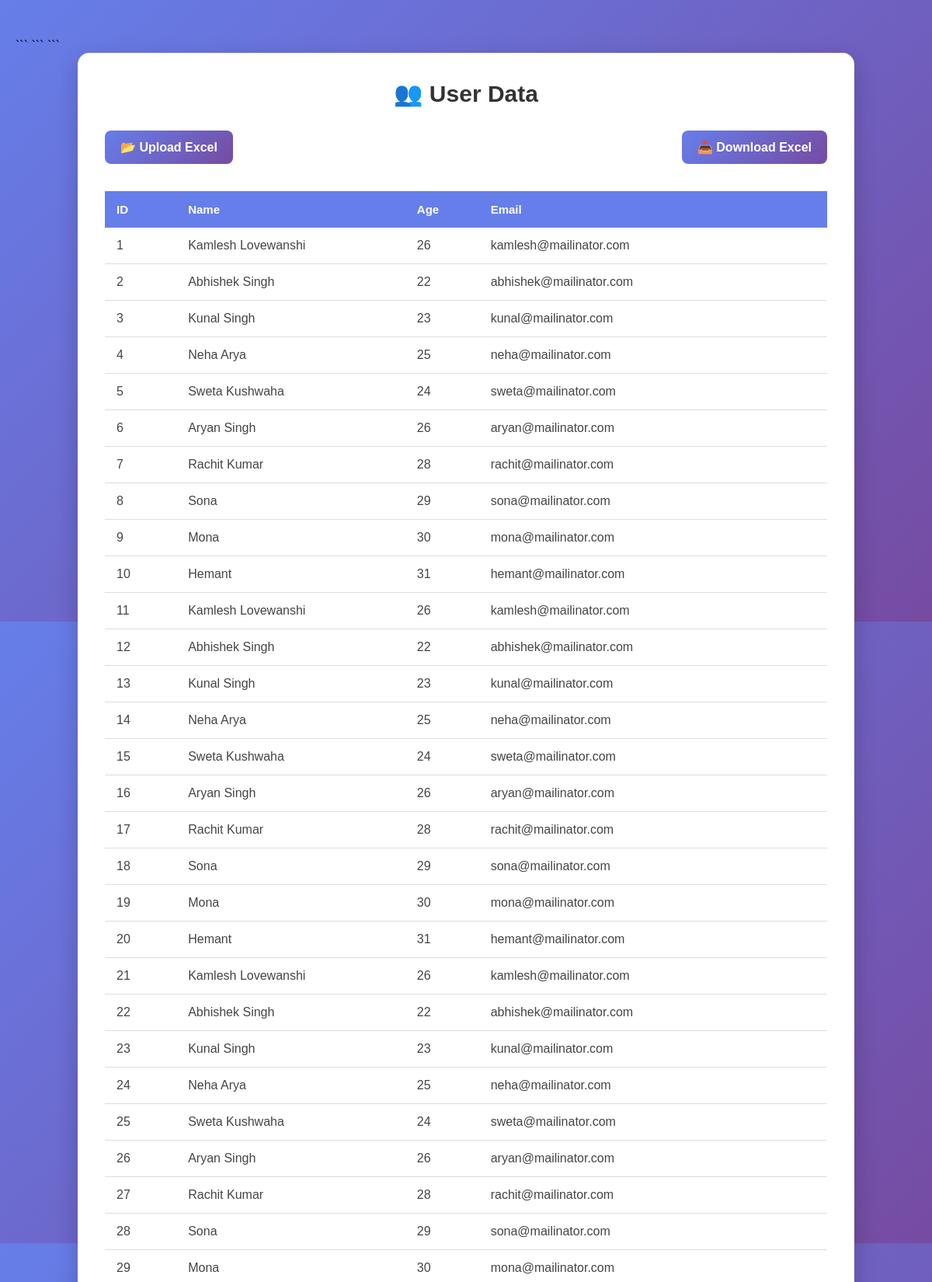
/users/ (upper part), run on the app's committed database.
### students/models.py (models this page shows, shortened)
class Student(models.Model):
    name = models.CharField(max_length=100)
    age = models.IntegerField()
    email = models.EmailField()

### students/views.py (the view)
# urls.py: path('users/', views.user_list, name='user_list'),
def user_list(request):
    students = Student.objects.all()
    return render(
        request,
        "user_list.html",
        {
            "students": students
        }
    )

### students/templates/user_list.html (shortened to what this page needs)
<!DOCTYPE html>
<html lang="en">
<head>
```
</head>
<body>
```
<div class="container">
    <h1>👥 User Data</h1>
    <div class="actions">
        <a class="btn" href="{% url 'upload_excel' %}">
            📂 Upload Excel
        </a>
        <a class="btn" href="{% url 'download_excel' %}">
            📥 Download Excel
        </a>
    </div>
    <div class="table-wrapper">
        <table>
            <thead>
                <tr>
                    <th>ID</th>
                    <th>Name</th>
                    <th>Age</th>
                    <th>Email</th>
                </tr>
            </thead>
            <tbody>
                {% for student in students %}
                <tr>
                    <td>{{ student.id }}</td>
                    <td>{{ student.name }}</td>
                    <td>{{ student.age }}</td>
                    <td>{{ student.email }}</td>
                </tr>
                {% empty %}
                <tr>
                    <td class="no-user" colspan="4">
                        No user found.
                    </td>
                </tr>
                {% endfor %}
            </tbody>
        </table>
    </div>
</div>
</body>
</html>

### students/templates/user_list.html (style rules this page uses)
* { margin: 0; padding: 0; box-sizing: border-box; }
body { font-family: Arial, Helvetica, sans-serif; background: linear-gradient(135deg, #667eea, #764ba2); min-height: 100vh; padding: 50px 20px; }
.container { max-width: 1000px; margin: auto; background-color: #ffffff; padding: 35px; border-radius: 15px; box-shadow: 0 10px 30px rgba(0, 0, 0, 0.2); }
h1 { text-align: center; color: #333333; margin-bottom: 30px; font-size: 30px; }
.actions { display: flex; justify-content: space-between; margin-bottom: 25px; }
.btn { display: inline-block; padding: 12px 20px; text-decoration: none; color: #ffffff; background: linear-gradient(135deg, #667eea, #764ba2); border-radius: 8px; font-weight: bold; transition: 0.3s; }
.table-wrapper { overflow-x: auto; }
table { width: 100%; border-collapse: collapse; margin-top: 10px; }
th { background-color: #667eea; color: #ffffff; padding: 15px; text-align: left; font-size: 15px; }
td { padding: 14px 15px; border-bottom: 1px solid #dddddd; color: #444444; }

### data on the page
Student: id "1", name "Kamlesh Lovewanshi", age "26", email "kamlesh@mailinator.com"
Student: id "2", name "Abhishek Singh", age "22", email "abhishek@mailinator.com"
Student: id "3", name "Kunal Singh", age "23", email "kunal@mailinator.com"
Student: id "4", name "Neha Arya", age "25", email "neha@mailinator.com"
Student: id "5", name "Sweta Kushwaha", age "24", email "sweta@mailinator.com"
Student: id "6", name "Aryan Singh", age "26", email "aryan@mailinator.com"
Student: id "7", name "Rachit Kumar", age "28", email "rachit@mailinator.com"
Student: id "8", name "Sona", age "29", email "sona@mailinator.com"
Student: id "9", name "Mona", age "30", email "mona@mailinator.com"
Student: id "10", name "Hemant", age "31", email "hemant@mailinator.com"
Student: id "11", name "Kamlesh Lovewanshi", age "26", email "kamlesh@mailinator.com"
Student: id "12", name "Abhishek Singh", age "22", email "abhishek@mailinator.com"
Student: id "13", name "Kunal Singh", age "23", email "kunal@mailinator.com"
Student: id "14", name "Neha Arya", age "25", email "neha@mailinator.com"
Student: id "15", name "Sweta Kushwaha", age "24", email "sweta@mailinator.com"
Student: id "16", name "Aryan Singh", age "26", email "aryan@mailinator.com"
Student: id "17", name "Rachit Kumar", age "28", email "rachit@mailinator.com"
Student: id "18", name "Sona", age "29", email "sona@mailinator.com"
Student: id "19", name "Mona", age "30", email "mona@mailinator.com"
Student: id "20", name "Hemant", age "31", email "hemant@mailinator.com"
Student: id "21", name "Kamlesh Lovewanshi", age "26", email "kamlesh@mailinator.com"
Student: id "22", name "Abhishek Singh", age "22", email "abhishek@mailinator.com"
Student: id "23", name "Kunal Singh", age "23", email "kunal@mailinator.com"
Student: id "24", name "Neha Arya", age "25", email "neha@mailinator.com"
Student: id "25", name "Sweta Kushwaha", age "24", email "sweta@mailinator.com"
Student: id "26", name "Aryan Singh", age "26", email "aryan@mailinator.com"
Student: id "27", name "Rachit Kumar", age "28", email "rachit@mailinator.com"
Student: id "28", name "Sona", age "29", email "sona@mailinator.com"
Student: id "29", name "Mona", age "30", email "mona@mailinator.com"
